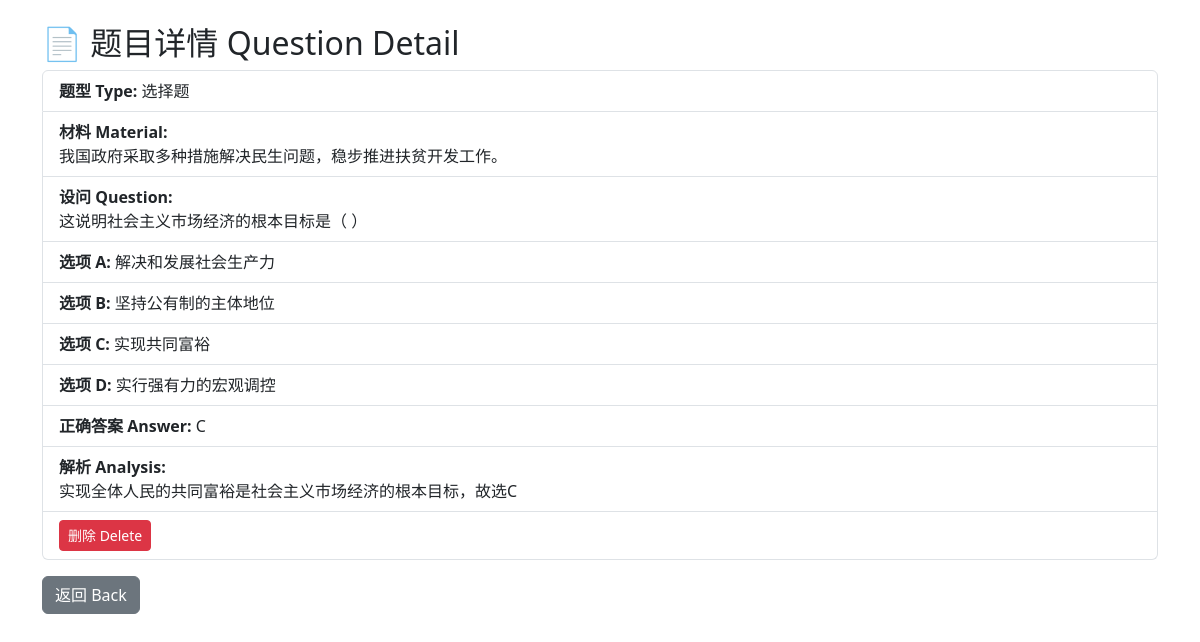
/question/1, run on an earlier commit of the app's database.
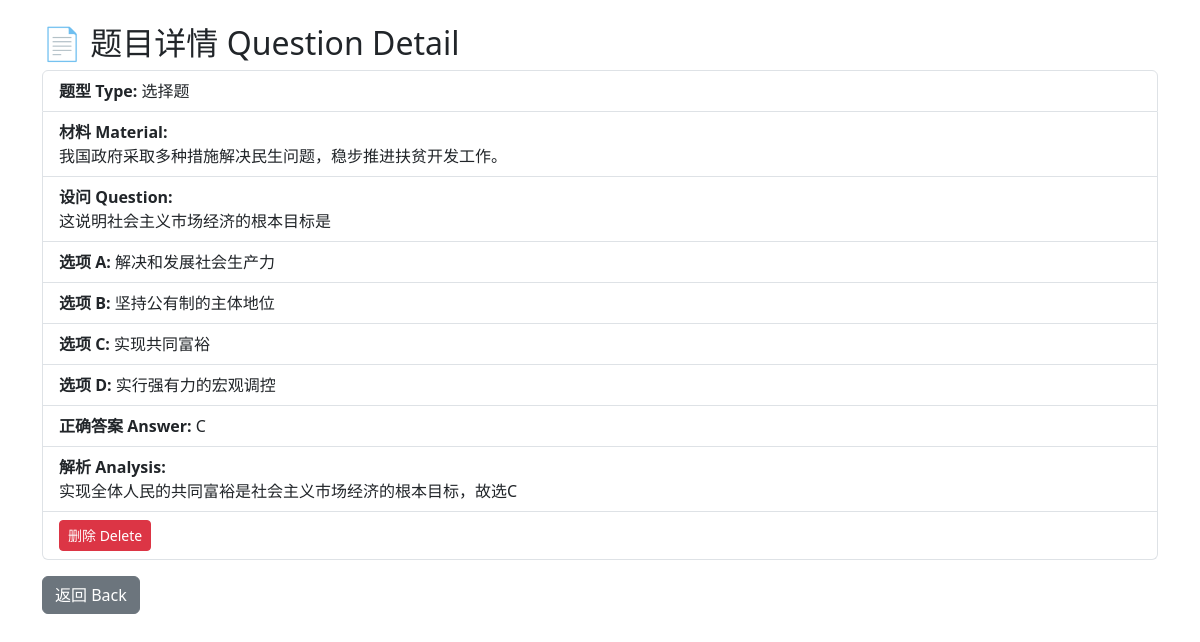
And on a later commit of the database.
### tables this page shows
CREATE TABLE questions (
        id INTEGER PRIMARY KEY AUTOINCREMENT,
        question_type TEXT NOT NULL,  -- '选择题', '填空题', '问答题'
        material TEXT NOT NULL,       -- 材料部分
        question_text TEXT NOT NULL,  -- 设问
        option_a TEXT,  -- 选项A
        option_b TEXT,  -- 选项B
        option_c TEXT,  -- 选项C
        option_d TEXT,  -- 选项D
        correct_answer TEXT,  -- 正确答案
        analysis TEXT  -- 解析
    );

### app.py (the view)
@app.route('/question/<int:id>')
def view_question(id):
    conn = get_db_connection()
    question = conn.execute('SELECT * FROM questions WHERE id = ?', (id,)).fetchone()
    conn.close()
    if question is None:
        return "Question not found", 404
    return render_template('question_detail.html', question=question)

### app.py (called while the page is built)
def get_db_connection():
    conn = sqlite3.connect('sztweb.db')
    conn.row_factory = sqlite3.Row
    return conn

### templates/question_detail.html (shortened to what this page needs)
<!DOCTYPE html>
<html>
<head>
    <link href="https://cdn.jsdelivr.net/npm/bootstrap@5.3.0/dist/css/bootstrap.min.css" rel="stylesheet">
</head>
<body class="container mt-4">
    <h2>📄 题目详情 Question Detail</h2>
    <ul class="list-group">
        <li class="list-group-item"><strong>题型 Type:</strong> {{ question['question_type'] }}</li>
        <li class="list-group-item"><strong>材料 Material:</strong><br>{{ question['material'] }}</li>
        <li class="list-group-item"><strong>设问 Question:</strong><br>{{ question['question_text'] }}</li>
        <li class="list-group-item"><strong>选项 A:</strong> {{ question['option_a'] }}</li>
        <li class="list-group-item"><strong>选项 B:</strong> {{ question['option_b'] }}</li>
        <li class="list-group-item"><strong>选项 C:</strong> {{ question['option_c'] }}</li>
        <li class="list-group-item"><strong>选项 D:</strong> {{ question['option_d'] }}</li>
        <li class="list-group-item"><strong>正确答案 Answer:</strong> {{ question['correct_answer'] }}</li>
        <li class="list-group-item"><strong>解析 Analysis:</strong><br>{{ question['analysis'] }}</li>
        <li class="list-group-item"><a href="/delete/{{ question['id'] }}" class="btn btn-sm btn-danger"
            onclick="return confirm('确定要删除这道题吗？Are you sure you want to delete this question?');">
            删除 Delete
         </a></li>
    </ul>
    <a href="/" class="btn btn-secondary mt-3">返回 Back</a>
</body>
</html>

What changed in the data, as far as the page shows it:
changed questions "选择题": question_text "这说明社会主义市场经济的根本目标是（ ）" → "这说明社会主义市场经济的根本目标是"
